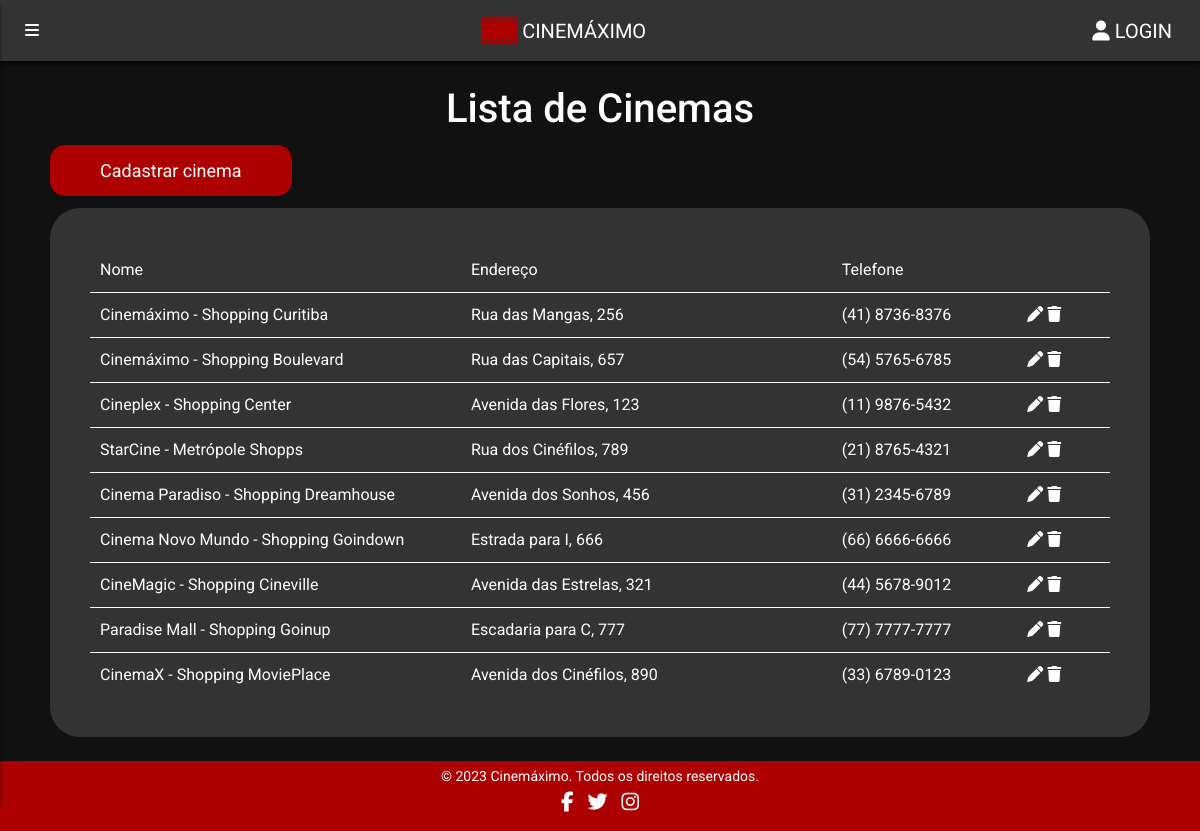
/html/cinema/lista-cinemas.php, run on the app's committed database.
### tables this page shows
CREATE TABLE Cinema (
idCinema INT PRIMARY KEY AUTO_INCREMENT,
nome VARCHAR(255),
endereco VARCHAR(255),
telefone VARCHAR(255)
);

### config.php (called while the page is built, shortened)
<?php
function importar($caminho) {
    require_once($_SERVER['DOCUMENT_ROOT'] . '/Projeto-Cinema' . $caminho);
}
function EstaLogado() {
    return EstaLogadoCliente() || EstaLogadoFuncionario();
}
function EstaLogadoCliente() {
    return isset($_SESSION) && isset($_SESSION['tipoUsuario']) && $_SESSION['tipoUsuario'] == "Cliente";
}
function EstaLogadoFuncionario() {
    return isset($_SESSION) && isset($_SESSION['tipoUsuario']) && ($_SESSION['tipoUsuario'] == "Funcionario");
}
function GerarConexao() {
    $endereco = "localhost";
    $usuario = "root";
    $senha = "";
    $banco = "ProjetoCinema";
    $con = new mysqli ($endereco, $usuario, $senha, $banco);
    $con->set_charset("utf8");
    return $con;
}
function Buscar($sql) {
    $conexao = GerarConexao();
    $resultado = mysqli_query($conexao, $sql);
    return mysqli_fetch_all($resultado, MYSQLI_ASSOC);
}
?>

### html/cinema/lista-cinemas.php (the view, shortened to what this page needs)
<?php
require("../../config.php");
$sql = "SELECT * FROM cinema";
$cinemas = Buscar($sql);
?>
<!DOCTYPE html>
<html lang="pt-br">
<head>
    <link rel="stylesheet" href="/Projeto-Cinema/css/compartilhado/base.css">
    <link rel="stylesheet" href="/Projeto-Cinema/css/compartilhado/header.css">
    <link rel="stylesheet" href="/Projeto-Cinema/css/compartilhado/footer.css">
    <link rel="stylesheet" href="/Projeto-Cinema/css/compartilhado/componentes.css">
    <link rel="stylesheet" href="/Projeto-Cinema/css/compartilhado/listas.css">
    <link rel="stylesheet" href="/Projeto-Cinema/css/compartilhado/barra-lateral.css">
    <link rel="stylesheet" href="/Projeto-Cinema/css/telas/lista-cinemas.css">
    <link href="https://cdn.jsdelivr.net/npm/bootstrap@5.3.0-alpha1/dist/css/bootstrap.min.css" rel="stylesheet">
</head>
<body>
    <div class="conteudo">
        <?php
        importar("/html/compartilhado/header-funcionario.php");
        ?>
        <h1 class="text-center my-4" style="color: var(--branco);">Lista de Cinemas</h1>
        <a class="botao-componente" href="cadastro-cinema.php">Cadastrar cinema</a>
        <div class="lista fundo-cinza my-4">
            <div class="linha linha-cabeca">
                <div>Nome</div>
                <div>Endereço</div>
                <div>Telefone</div>
                <div></div>
            </div>
            <?php
            foreach ($cinemas as $linha) {
                echo "
                        <div class='linha'>
                            <div>{$linha["nome"]}</div>
                            <div>{$linha["endereco"]}</div>
                            <div>{$linha["telefone"]}</div>
                            <div class='item-acoes'>
                                <a href='cadastro-cinema.php?cinema={$linha["idCinema"]}'>
                                    <i class='item-animacao fa-solid fa-pen'></i>
                                </a>
                                <a href='excluir-cinema.php?excluir={$linha["idCinema"]}' onclick='return confirm(\"Tem certeza que deseja excluir este cinema?\")'>
                                    <i class='item-animacao fa-solid fa-trash'></i>
                                </a>
                            </div>
                        </div>";
            }
            ?>
        </div>
    </div>
    <?php
    importar("/html/compartilhado/footer.php");
    ?>
</body>
</html>

### html/compartilhado/header-funcionario.php
<nav id="header" class="navbar navbar-expand-lg navbar-dark">
    <div class="container-fluid">
        <button onclick="alterarbarralateral()" class="btn">
            <i class="fa-solid fa-bars"></i>
        </button>
        <a class="navbar-brand d-flex align-items-center" href="/Projeto-Cinema/html/menu-funcionario.php">
            <img src="/Projeto-Cinema/img/cinema-film-svgrepo-com.svg" class="imagem-titulo">
            CINEMÁXIMO
        </a>
        <?php
            if (EstaLogado()) {
                echo "
                    <div class='navbar-brand'>
                        <a class='nav-link active' aria-current='page' href='/Projeto-Cinema/logout.php'>
                            <i class='fa-solid fa-right-from-bracket'></i>
                            LOGOUT
                        </a>
                    </div>";
            }
            else {
                echo "
                    <div class='navbar-brand'>
                        <a class='nav-link active' aria-current='page' href='/Projeto-Cinema/html/login.php'>
                            <i class='fa-solid fa-user'></i>
                            LOGIN
                        </a>
                    </div>";
            }
        ?>
    </div>
</nav>

### html/compartilhado/footer.php
<footer id="footer">
    <div class="texto-footer">
        <p>&copy; 2023 Cinemáximo. Todos os direitos reservados.</p>
        <ul class="rede-social">
            <li><a href="#"><i class="fab fa-facebook-f"></i></a></li>
            <li><a href="#"><i class="fab fa-twitter"></i></a></li>
            <li><a href="#"><i class="fab fa-instagram"></i></a></li>
        </ul>
    </div>
</footer>

### css/compartilhado/base.css (style rules this page uses)
:root { --cor-60: #111111; --cor-30: #333333; --cor-10: #AD0000; --branco: #FFFFFF; }
body { background: var(--cor-60) !important; font-family: 'Roboto', sans-serif !important; margin: 0; color: var(--branco); position: relative; min-height: 100vh; }
.conteudo { padding-bottom: 70px; }
#footer { position: absolute; bottom: 0; height: 70px; }

### css/compartilhado/header.css (style rules this page uses)
#header { background: var(--cor-30); box-shadow: 0px 4px 4px rgba(0, 0, 0, 0.50); }
#header .imagem-titulo { width: 40px; padding-right: 5px; }
#header a { transition: all ease 0.2s; }
#header .btn { color:var(--branco) }

### css/compartilhado/footer.css (style rules this page uses)
#footer { background-color: var(--cor-10); padding: 5px; text-align: center; width: 100% !important; }
#footer .texto-footer { max-width: 960px; margin: 0 auto; }
#footer p { font-size: 14px; color: var(--branco); margin: 0; padding: 0; }
.rede-social { list-style: none; padding: 0; margin: 0; }
.rede-social li { display: inline-block; margin-right: 10px; }
.rede-social li a { color: #fff; font-size: 20px; }
.rede-social li:last-child { margin-right: 0; }

### css/compartilhado/componentes.css (style rules this page uses)
.fundo-cinza { background-color: var(--cor-30); border-radius: 30px; }
.botao-componente { padding: 15px 50px; margin-left: 50px; border-radius: 15px; background-color: var(--cor-10); color: var(--branco); font-size: 18px; text-align: center; text-decoration: none; transition: ease 0.2s; }

### css/compartilhado/listas.css (style rules this page uses)
.lista { color: var(--branco); padding: 2.5rem; margin-right: 50px; margin-left: 50px; }
.lista .linha { display: grid; border-bottom: 1px white solid; }
.lista .linha:last-child { border-bottom: 0; }
.lista .linha div { padding: 10px; }
.linha .item-acoes a { color: var(--branco); text-decoration: none; }
.item-animacao { cursor: pointer; transition: ease all 0.2s; }

### css/telas/lista-cinemas.css (style rules this page uses)
.lista .linha { grid-template-columns: 1fr 1fr 0.5fr 0.25fr; }

### data on the page
cinema: nome "Cinemáximo - Shopping Curitiba", endereco "Rua das Mangas, 256", telefone "(41) 8736-8376"
cinema: nome "Cinemáximo - Shopping Boulevard", endereco "Rua das Capitais, 657", telefone "(54) 5765-6785"
cinema: nome "Cineplex - Shopping Center", endereco "Avenida das Flores, 123", telefone "(11) 9876-5432"
cinema: nome "StarCine - Metrópole Shopps", endereco "Rua dos Cinéfilos, 789", telefone "(21) 8765-4321"
cinema: nome "Cinema Paradiso - Shopping Dreamhouse", endereco "Avenida dos Sonhos, 456", telefone "(31) 2345-6789"
cinema: nome "Cinema Novo Mundo - Shopping Goindown", endereco "Estrada para I, 666", telefone "(66) 6666-6666"
cinema: nome "CineMagic - Shopping Cineville", endereco "Avenida das Estrelas, 321", telefone "(44) 5678-9012"
cinema: nome "Paradise Mall - Shopping Goinup", endereco "Escadaria para C, 777", telefone "(77) 7777-7777"
cinema: nome "CinemaX - Shopping MoviePlace", endereco "Avenida dos Cinéfilos, 890", telefone "(33) 6789-0123"
